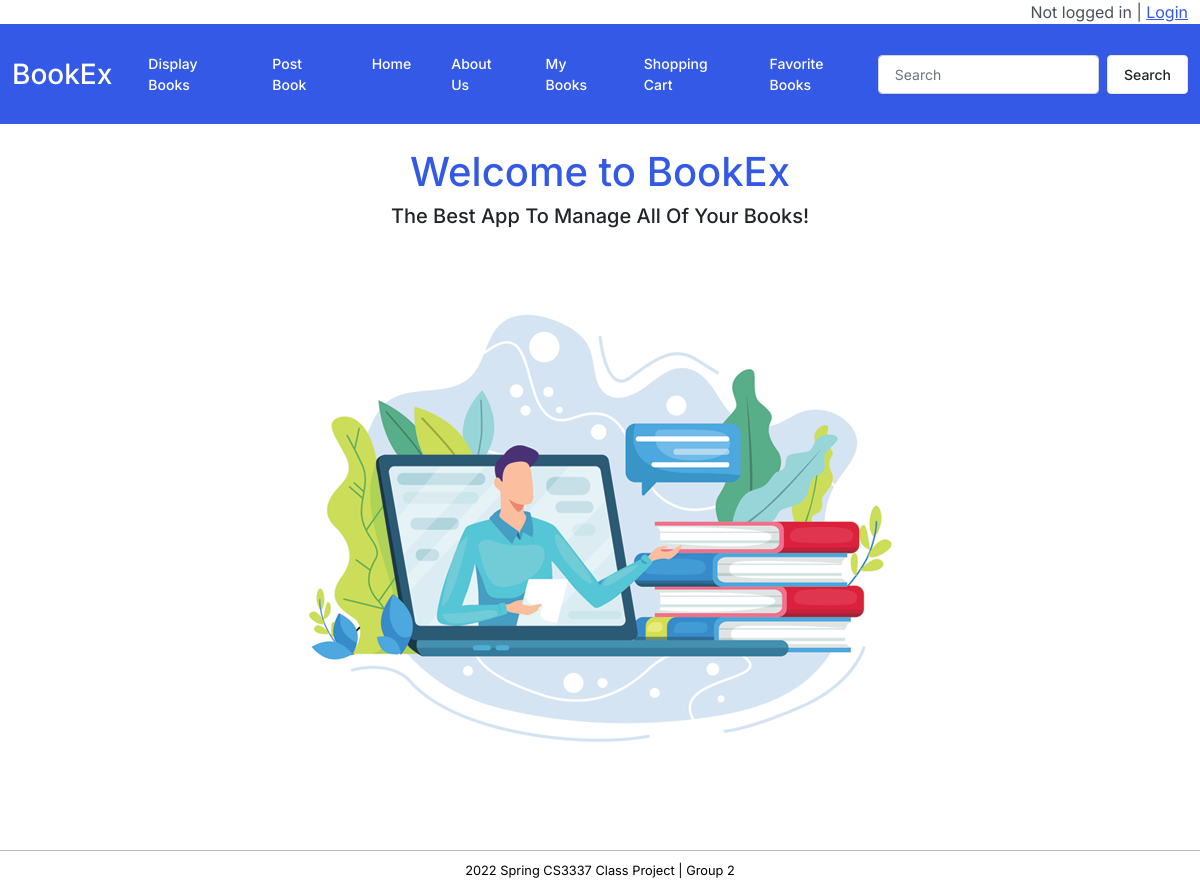
The page / on the database its author committed.
### bookMng/models.py (models this page shows, shortened)
class MainMenu(models.Model):
    item = models.CharField(max_length=200, unique=True)
    link = models.CharField(max_length=200, unique=True)

### bookMng/views.py (the view)
# urls.py: path('', views.index, name='index'),
def index(request):
    return render(request,
                  "bookMng/index.html",
                  {
                      'item_list': MainMenu.objects.all()
                  }
                  )

### BookEx/templates/bookMng/index.html (shortened to what this page needs)
{% extends "base.html" %}
{% load static %}
{% block sidenav %}
    {% for item in item_list %}
        <li class="nav-item">
            <a class="nav-link" href="{{ item.link }}"> {{ item.item }} </a>
        </li>
    {% endfor %}
{% endblock sidenav %}
{% block content %}
<h1 class="myHeadings"> Welcome to BookEx</h1>
<h5 align="center">The Best App To Manage All Of Your Books!</h5>
<div class="myCenter"><img src="{% static 'bookex-home.png' %}"></div>
{% endblock content %}

### BookEx/static/main.css (style rules this page uses)
.myCenter { text-align: center; margin: 0 auto; }
.myHeadings { text-align: center; color: #3459e6; }

### rows shown on the page
MainMenu: item "Display Books"
MainMenu: item "Post Book"
MainMenu: item "Home"
MainMenu: item "About Us"
MainMenu: item "My Books"
MainMenu: item "Shopping Cart"
MainMenu: item "Favorite Books"
